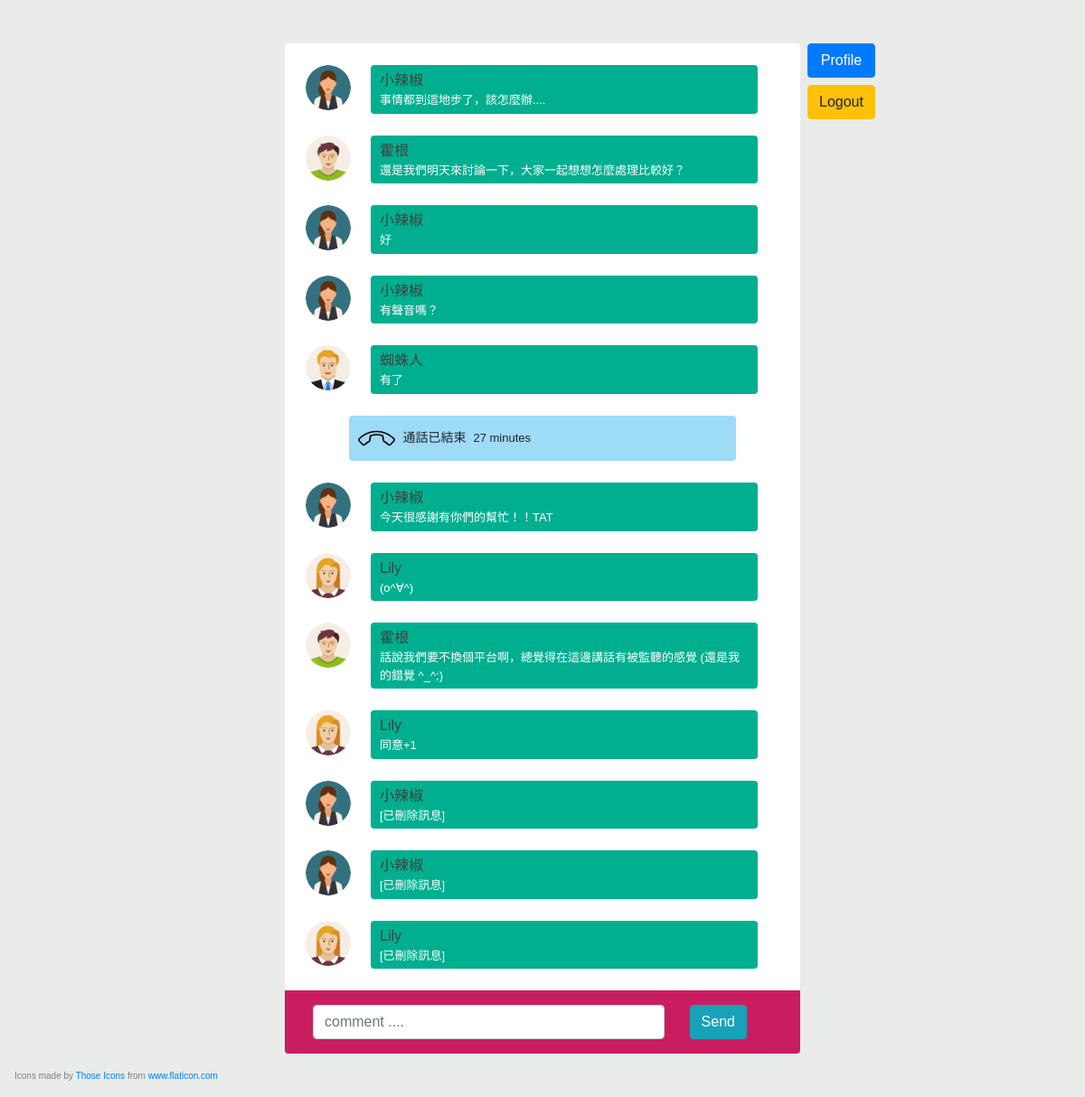
/chat.php (signed in), run on an earlier commit of the app's database.
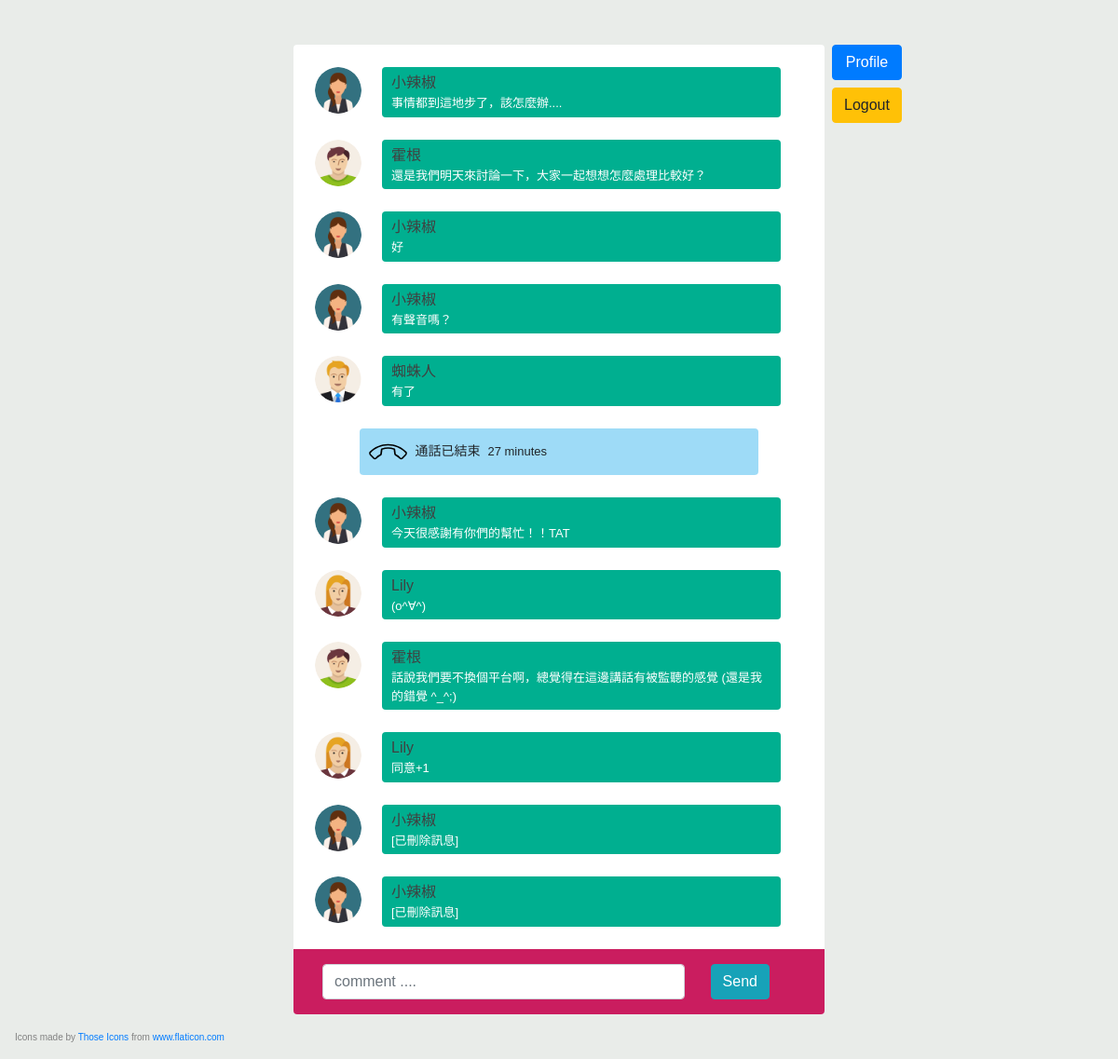
And on a later commit of the database.
### tables this page shows
CREATE TABLE message (isMessage BOOL, deleted BOOL, name VARCHAR(50), time INT,
                           call_duration CHAR(11), msg TEXT);

### src/chat.php (the view, shortened to what this page needs)
<?php
require_once('config.php');
?>
<!doctype html>
<html lang="en">
  <head>
    <link rel="stylesheet" href="https://maxcdn.bootstrapcdn.com/bootstrap/4.0.0-beta.3/css/bootstrap.min.css">
    <link rel="stylesheet" href="https://maxcdn.bootstrapcdn.com/font-awesome/4.7.0/css/font-awesome.min.css">
    <link rel="stylesheet" href="style/chat.css">
  </head>
  <body>
  <div class="container">
    <div class="row mt-5 mb-5">
      <div class="col-md-6 offset-md-3 col-sm-6 offset-sm-3 col-12 comments-main pt-4 rounded">
        <?php
          function show_message($row, $icon) {
            $message = ($row['deleted'] === '1') ? '[已刪除訊息]' : $row['msg'];
            ?>
        <ul class="p-0">
          <li>
            <div class="row comments mb-2">
              <div class="col-md-2 col-sm-2 col-3 text-center user-img">
                <img id="profile-photo" src="res/<?= $icon?>" class="rounded-circle" />
              </div>
              <div class="col-md-9 col-sm-9 col-9 comment rounded mb-2">
                <h4 class="m-0"><a href="profile.php?name=<?= $row['name']?>"><?= $row['name']?></a></h4>
                <p class="mb-0 text-white"><?= $message?></p>
              </div>
            </div>
          </li>
        </ul>
            <?php
          }
          function show_phonecall($row) {
            ?>
        <ul class="p-0">
          <li>
            <div class="row comments mb-2">
              <div class="col-md-9 col-sm-9 col-9 comment phone rounded mb-2">
                <img id="phone-icon" src="res/phone.svg" class="rounded-circle mr-1" />
                <h5 class="m-0">通話已結束</h5><h6 class="ml-2"><?= $row['call_duration']?> minutes</h6>
              </div>
            </div>
          </li>
        </ul>
            <?php
          }
          $result = mysqli_query($conn, "SELECT username, icon FROM chat.users");
          $icons = array();
          while ($row = mysqli_fetch_assoc($result)) {
            $icons[$row['username']] = $row['icon'];
          }
          $result = mysqli_query($conn, "SELECT * FROM chat.message");
          while ($row = mysqli_fetch_assoc($result)) {
            if ($row['isMessage'] === '1') {
              show_message($row, $icons[$row['name']]);
            } else {
              show_phonecall($row);
            }
          }
        ?>
        <div class="row comment-box-main p-3 rounded-bottom">
          <div class="col-md-9 col-sm-9 col-9 pr-0 comment-box">
            <input type="text" class="form-control" placeholder="comment ...." />
          </div>
          <div class="col-md-3 col-sm-2 col-2 pl-0 text-center send-btn">
            <button class="btn btn-info">Send</button>
          </div>
        </div>
      </div>
      <div class="ml-2 sidebar">
        <form action='profile.php' method='GET' class="mb-2">
          <button type="submit" class="btn btn-primary">Profile</button>
        </form>
        <form action='logout.php' method='GET'>
          <button type='submit' class="btn btn-warning">Logout</button>
        </form>
      </div>
    </div>
  </div>
  <p class="ml-3 footer">Icons made by <a href="https://www.flaticon.com/authors/those-icons" title="Those Icons">Those Icons</a> from <a href="https://www.flaticon.com/" title="Flaticon"> www.flaticon.com</a></p>
  </body>
</html>

What changed in the data, as far as the page shows it:
removed message: isMessage 1 (drawn), name "Lily", deleted "[已刪除訊息]"
